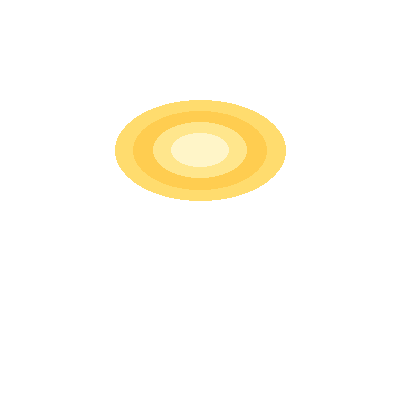
#> input picture Animations/AnimStock/Selectors/PNG/Selector_A_Halo.png, 400 x 400 px; the run also reads 1 picture not shown here
$ python _generate_gif.py
#> lines starting #> are read from the running program, lines starting #| are printed output that depends on the picture; after the words box and inside, x2 and y2 are one past the last pixel; in counts of white or black regions, pixels touching at a corner belong together
"""Generate selector animated GIFs (transparent background, looping).

- Selector_A_Halo.gif    : rotating dashed yellow ring on the static halo glow.
- Selector_B_Spotlight.gif: brightness pulse on the spotlight beam + floor disc.
- Selector_C_Chevron.gif : static cyan pedestal + downward chevron arrow bobbing.

Reads Selector_*.png from ../PNG/ when needed and writes GIFs next to this file.
"""
import math
import os
from PIL import Image, ImageDraw, ImageFilter

HERE = os.path.dirname(os.path.abspath(__file__))
PNG_DIR = os.path.join(HERE, '..', 'PNG')
OUT_DIR = HERE

W, H = 400, 400
N_FRAMES = 43
FRAME_MS = 100  # 4.3s loop


# ---------------------------------------------------------------------------
# Palette + transparency helper (sentinel index 255 = transparent).
# ---------------------------------------------------------------------------
def to_palette_with_transparency(im: Image.Image) -> Image.Image:
    alpha = im.split()[3]
    rgb = im.convert('RGB')
    pal = rgb.quantize(colors=255, dither=Image.Dither.FLOYDSTEINBERG)
    mask = alpha.point(lambda a: 255 if a < 128 else 0)
    pal.paste(255, mask=mask)
    return pal


def save_gif(frames: list[Image.Image], out_path: str) -> None:
    pframes = [to_palette_with_transparency(f) for f in frames]
    pframes[0].save(
        out_path,
        save_all=True,
        append_images=pframes[1:],
        duration=FRAME_MS,
        loop=0,
        disposal=2,
        transparency=255,
        optimize=False,
    )
    print(f'Saved {out_path}')


# ---------------------------------------------------------------------------
# A — Halo: rotating dashed ring overlay.
# ---------------------------------------------------------------------------
CX_H, CY_H = 200, 299
RX_H, RY_H = 65, 17.5
STROKE = 9
DASH, GAP = 14, 18
PERIOD = DASH + GAP
DASHOFFSET_CYCLE = 160
HALO_COLOR = (250, 204, 21, 255)  # #facc15

_N = 6000
_pts = []
_arc = [0.0]
for _i in range(_N + 1):
    _t = 2 * math.pi * _i / _N
    _pts.append((CX_H + RX_H * math.cos(_t), CY_H + RY_H * math.sin(_t)))
    if _i > 0:
        _dx = _pts[_i][0] - _pts[_i - 1][0]
        _dy = _pts[_i][1] - _pts[_i - 1][1]
        _arc.append(_arc[-1] + math.hypot(_dx, _dy))
_TOTAL = _arc[-1]


def _point_at(s: float):
    s = s % _TOTAL
    lo, hi = 0, _N
    while lo < hi:
        mid = (lo + hi) // 2
        if _arc[mid] < s:
            lo = mid + 1
        else:
            hi = mid
    return _pts[lo]


def draw_ring(img: Image.Image, offset: float) -> None:
    d = ImageDraw.Draw(img, 'RGBA')
    step = 0.4
    s = 0.0
    prev_pt = None
    prev_active = False
    half = STROKE / 2
    while s < _TOTAL + step:
        phase = ((s + offset) % PERIOD + PERIOD) % PERIOD
        active = phase < DASH
        pt = _point_at(s)
        if active and prev_active and prev_pt is not None:
            d.line([prev_pt, pt], fill=HALO_COLOR, width=STROKE)
        if active and not prev_active:
            d.ellipse((pt[0] - half, pt[1] - half, pt[0] + half, pt[1] + half), fill=HALO_COLOR)
        if (not active) and prev_active and prev_pt is not None:
            d.ellipse((prev_pt[0] - half, prev_pt[1] - half,
                       prev_pt[0] + half, prev_pt[1] + half), fill=HALO_COLOR)
        prev_pt = pt
        prev_active = active
        s += step


def gen_halo() -> None:
    base = Image.open(os.path.join(PNG_DIR, 'Selector_A_Halo.png')).convert('RGBA')
#> base is the input picture: PIL image 400x400 RGBA; mean R, G, B, A 21.6, 18.7, 9.9, 21.6
    frames = []
    for f in range(N_FRAMES):
        offset = -DASHOFFSET_CYCLE * (f / N_FRAMES)
        frame = base.copy()
        draw_ring(frame, offset)
        frames.append(frame)
#> after the loop, frames = 43 items
    save_gif(frames, os.path.join(OUT_DIR, 'Selector_A_Halo.gif'))
#> in to_palette_with_transparency, `alpha = im.split()[3]`:
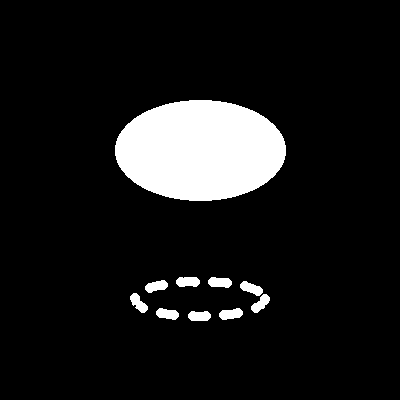
#> alpha: PIL image 400x400 L; 9.6% white; 10 white regions, largest, box (x1, y1, x2, y2) and area: (115, 100, 286, 201) 13563, (219, 308, 243, 320) 208, (176, 277, 200, 287) 207
#> in to_palette_with_transparency, `rgb = im.convert('RGB')`:
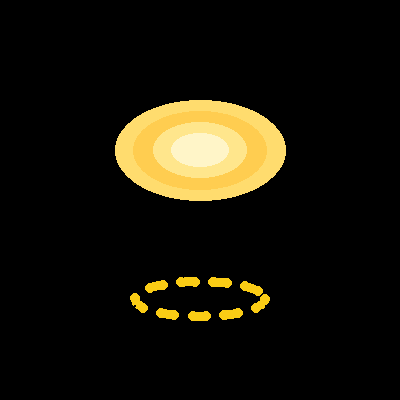
#> rgb: PIL image 400x400 RGB; mean R, G, B 24.4, 21, 10.1
#> in to_palette_with_transparency (call 2), `alpha = im.split()[3]`: alpha: PIL image 400x400 L; 9.6% white; 9 white regions, largest, box (x1, y1, x2, y2) and area: (115, 100, 286, 201) 13563, (244, 282, 269, 315) 393, (212, 277, 236, 289) 207
#> in to_palette_with_transparency (call 3), `alpha = im.split()[3]`: alpha: PIL image 400x400 L; 9.6% white; 9 white regions, largest, box (x1, y1, x2, y2) and area: (115, 100, 286, 201) 13563, (244, 284, 269, 316) 391, (212, 309, 236, 321) 207
#> in to_palette_with_transparency (call 4), `alpha = im.split()[3]`: alpha: PIL image 400x400 L; 9.6% white; 10 white regions, largest, box (x1, y1, x2, y2) and area: (115, 100, 286, 201) 13563, (219, 278, 243, 290) 208, (176, 311, 200, 321) 207
#> in to_palette_with_transparency (call 5), `alpha = im.split()[3]`: alpha: PIL image 400x400 L; 9.6% white; 10 white regions, largest, box (x1, y1, x2, y2) and area: (115, 100, 286, 201) 13563, (223, 278, 247, 291) 207, (172, 310, 196, 321) 207
#> in to_palette_with_transparency (call 6), `alpha = im.split()[3]`: alpha: PIL image 400x400 L; 9.6% white; 10 white regions, largest, box (x1, y1, x2, y2) and area: (115, 100, 286, 201) 13563, (163, 277, 187, 289) 207, (195, 277, 219, 287) 206
#> in to_palette_with_transparency (call 7), `alpha = im.split()[3]`: alpha: PIL image 400x400 L; 9.6% white; 10 white regions, largest, box (x1, y1, x2, y2) and area: (115, 100, 286, 201) 13563, (230, 279, 254, 292) 207, (165, 310, 189, 321) 207
#> in to_palette_with_transparency (call 8), `alpha = im.split()[3]`: alpha: PIL image 400x400 L; 9.6% white; 10 white regions, largest, box (x1, y1, x2, y2) and area: (115, 100, 286, 201) 13563, (225, 307, 249, 320) 207, (161, 309, 185, 321) 207
#> in to_palette_with_transparency (call 9), `alpha = im.split()[3]`: alpha: PIL image 400x400 L; 9.6% white; 10 white regions, largest, box (x1, y1, x2, y2) and area: (115, 100, 286, 201) 13563, (174, 277, 198, 287) 207, (206, 277, 230, 288) 207
#> in to_palette_with_transparency (call 10), `alpha = im.split()[3]`: alpha: PIL image 400x400 L; 9.6% white; 10 white regions, largest, box (x1, y1, x2, y2) and area: (115, 100, 286, 201) 13563, (146, 279, 170, 292) 207, (154, 308, 178, 320) 207
#> in to_palette_with_transparency (call 11), `alpha = im.split()[3]`: alpha: PIL image 400x400 L; 9.6% white; 9 white regions, largest, box (x1, y1, x2, y2) and area: (115, 100, 286, 201) 13563, (245, 283, 267, 315) 390, (150, 307, 174, 319) 207
#> in to_palette_with_transparency (call 12), `alpha = im.split()[3]`:
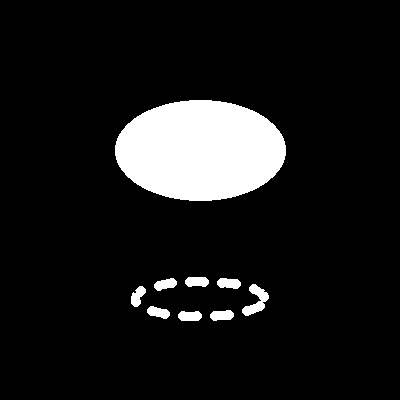
#> alpha: PIL image 400x400 L; 9.6% white; 9 white regions, largest, box (x1, y1, x2, y2) and area: (115, 100, 286, 201) 13563, (242, 284, 269, 316) 393, (217, 278, 241, 289) 208
#> in to_palette_with_transparency (call 13), `alpha = im.split()[3]`:
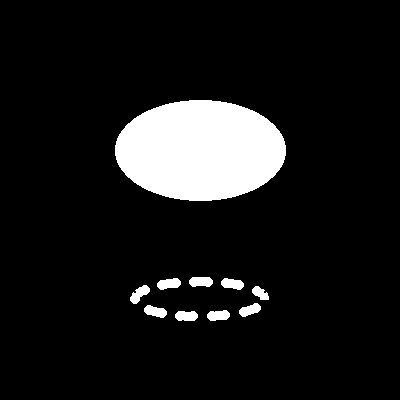
#> alpha: PIL image 400x400 L; 9.6% white; 10 white regions, largest, box (x1, y1, x2, y2) and area: (115, 100, 286, 201) 13563, (157, 278, 181, 290) 208, (189, 277, 213, 287) 206
#> in to_palette_with_transparency (call 14), `alpha = im.split()[3]`:
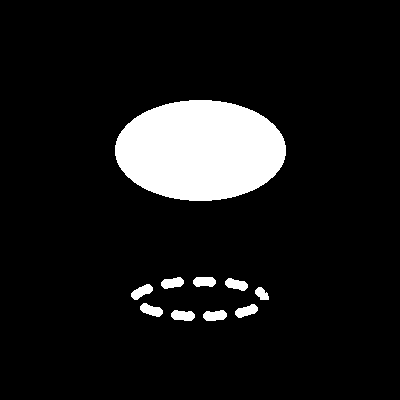
#> alpha: PIL image 400x400 L; 9.6% white; 10 white regions, largest, box (x1, y1, x2, y2) and area: (115, 100, 286, 201) 13563, (171, 310, 195, 321) 207, (203, 310, 227, 321) 207
#> in to_palette_with_transparency (call 15), `alpha = im.split()[3]`:
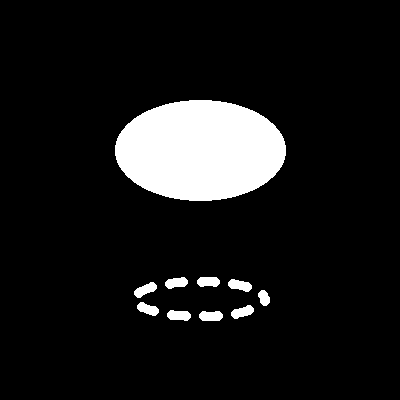
#> alpha: PIL image 400x400 L; 9.6% white; 10 white regions, largest, box (x1, y1, x2, y2) and area: (115, 100, 286, 201) 13563, (228, 279, 252, 292) 207, (199, 311, 223, 321) 207
#> in to_palette_with_transparency (call 16), `alpha = im.split()[3]`:
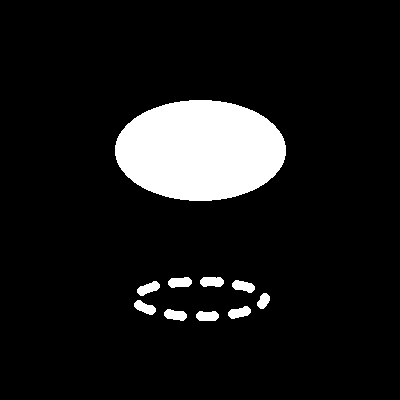
#> alpha: PIL image 400x400 L; 9.6% white; 10 white regions, largest, box (x1, y1, x2, y2) and area: (115, 100, 286, 201) 13563, (168, 277, 192, 288) 207, (200, 277, 224, 287) 207


# ---------------------------------------------------------------------------
# B — Spotlight: brightness pulse on the whole image (alpha modulation).
# ---------------------------------------------------------------------------
def gen_spotlight() -> None:
    base = Image.open(os.path.join(PNG_DIR, 'Selector_B_Spotlight.png')).convert('RGBA')
    base_alpha = base.split()[3]
    frames = []
    for f in range(N_FRAMES):
        # Smooth sine pulse: 0.55 .. 1.0 .. 0.55
        t = f / N_FRAMES
        k = 0.775 + 0.225 * math.cos(2 * math.pi * t)  # ranges ~0.55..1.0
        scaled_alpha = base_alpha.point(lambda a, k=k: int(a * k))
        frame = base.copy()
        frame.putalpha(scaled_alpha)
        frames.append(frame)
#> after the loop, frames = 43 items
    save_gif(frames, os.path.join(OUT_DIR, 'Selector_B_Spotlight.gif'))


# ---------------------------------------------------------------------------
# C — Chevron: redraw pedestal (static) + chevron arrow bobbing vertically.
# ---------------------------------------------------------------------------
PED_CX, PED_CY = W // 2, int(H * 0.84)
ARROW_X, ARROW_Y0 = W // 2, int(H * 0.08)
CHEV_W, CHEV_H = 70, 50
CYAN_FILL = (80, 220, 255, 255)
CYAN_OUTLINE = (20, 180, 230, 255)
WHITE_OUTLINE = (255, 255, 255, 255)


def build_pedestal() -> Image.Image:
    img = Image.new('RGBA', (W, H), (0, 0, 0, 0))
    pedestal = Image.new('RGBA', (W, H), (0, 0, 0, 0))
    pd = ImageDraw.Draw(pedestal)
    for rx, ry, a in [(170, 50, 60), (130, 38, 110), (100, 28, 170)]:
        pd.ellipse((PED_CX - rx, PED_CY - ry, PED_CX + rx, PED_CY + ry),
                   fill=(80, 220, 255, a))
    pedestal = pedestal.filter(ImageFilter.GaussianBlur(10))
    img.alpha_composite(pedestal)
    disc = Image.new('RGBA', (W, H), (0, 0, 0, 0))
    dd = ImageDraw.Draw(disc)
    rx, ry = 95, 24
    dd.ellipse((PED_CX - rx, PED_CY - ry, PED_CX + rx, PED_CY + ry),
               fill=(160, 240, 255, 200))
    dd.ellipse((PED_CX - rx, PED_CY - ry, PED_CX + rx, PED_CY + ry),
               outline=CYAN_OUTLINE, width=6)
    img.alpha_composite(disc)
    return img


def draw_arrow(target: Image.Image, ay: int) -> None:
    arrow_layer = Image.new('RGBA', (W, H), (0, 0, 0, 0))
    halo = Image.new('RGBA', (W, H), (0, 0, 0, 0))
    hd = ImageDraw.Draw(halo)
    hd.ellipse((ARROW_X - 80, ay - 30, ARROW_X + 80, ay + 70), fill=(80, 220, 255, 80))
    halo = halo.filter(ImageFilter.GaussianBlur(14))
    arrow_layer.alpha_composite(halo)

    ad = ImageDraw.Draw(arrow_layer)
    pts_outer = [
        (ARROW_X - CHEV_W, ay),
        (ARROW_X, ay + CHEV_H),
        (ARROW_X + CHEV_W, ay),
        (ARROW_X + CHEV_W - 18, ay - 6),
        (ARROW_X, ay + CHEV_H - 24),
        (ARROW_X - CHEV_W + 18, ay - 6),
    ]
    ad.polygon(pts_outer, fill=WHITE_OUTLINE, outline=CYAN_OUTLINE)
    pts_inner = [
        (ARROW_X - CHEV_W + 12, ay - 2),
        (ARROW_X, ay + CHEV_H - 18),
        (ARROW_X + CHEV_W - 12, ay - 2),
        (ARROW_X + CHEV_W - 24, ay - 6),
        (ARROW_X, ay + CHEV_H - 30),
        (ARROW_X - CHEV_W + 24, ay - 6),
    ]
    ad.polygon(pts_inner, fill=CYAN_FILL)
    target.alpha_composite(arrow_layer)


def gen_chevron() -> None:
    pedestal = build_pedestal()
    frames = []
    bob_amp = 7  # pixels
    for f in range(N_FRAMES):
        t = f / N_FRAMES
        # Smooth bob: down on first half, up on second
        dy = int(round(bob_amp * math.sin(2 * math.pi * t)))
        frame = pedestal.copy()
        draw_arrow(frame, ARROW_Y0 + dy)
        frames.append(frame)
#> after the loop, frames = 43 items
    save_gif(frames, os.path.join(OUT_DIR, 'Selector_C_Chevron.gif'))


def main() -> None:
    print(f'Rendering {N_FRAMES} frames each (4.3s loops)...')
    gen_halo()
    gen_spotlight()
    gen_chevron()
    print('Done.')


if __name__ == '__main__':
    main()
